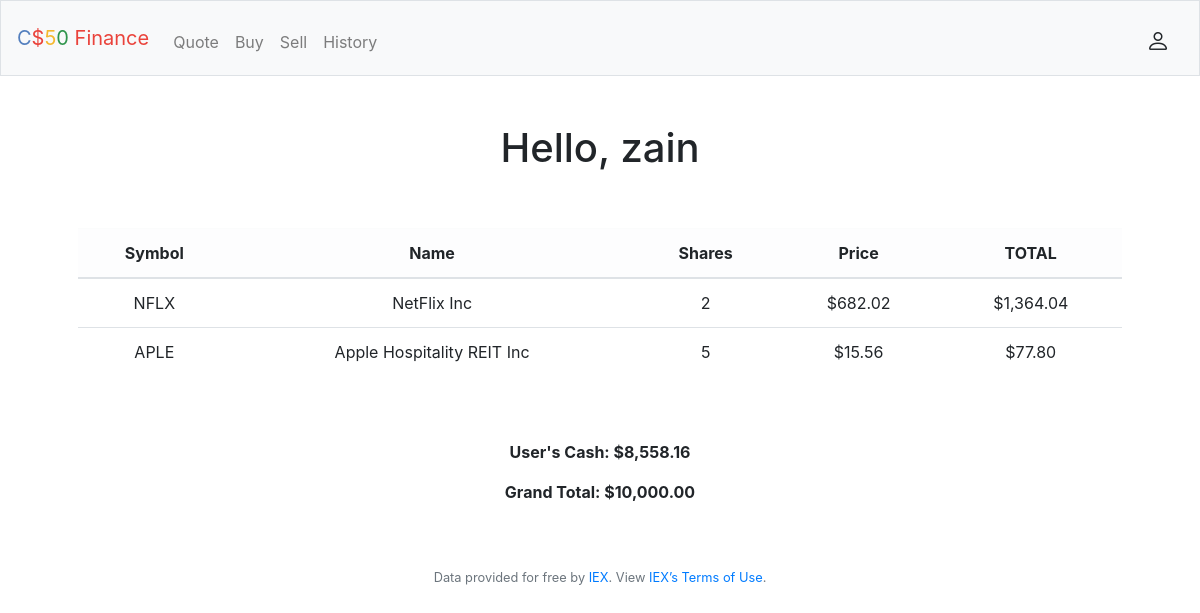
The page / (signed in) on the database its author committed.
### tables this page shows
CREATE TABLE users (id INTEGER, username TEXT NOT NULL, hash TEXT NOT NULL, cash NUMERIC NOT NULL DEFAULT 10000.00, PRIMARY KEY(id));

CREATE TABLE stocks (stock_id INTEGER, stock_name TEXT NOT NULL, stock_number TEXT NOT NULL, symbol TEXT NOT NULL, id INTEGER, price INTEGER, total_price INTEGER, time TIMESTAMP not null default current_timestamp, PRIMARY KEY(stock_id), FOREIGN KEY(id) REFERENCES users(id));

### application.py (the view)
@app.route("/")
@login_required
def index():
    name = db.execute('SELECT username FROM users WHERE id = ?', session['user_id'])
    stock_data = db.execute('SELECT * FROM stocks WHERE id = ?', session['user_id'])
    cash_sum = db.execute('SELECT sum(total_price) FROM stocks WHERE id = ?', session['user_id'])
    user_cash = db.execute('SELECT cash FROM users WHERE id = ?', session['user_id'])
    if not cash_sum[0]['sum(total_price)'] == None:
        grand_total = float(cash_sum[0]['sum(total_price)']) + user_cash[0]['cash']
    else:
        grand_total = user_cash[0]['cash']
    return render_template('index.html', name=name, stocks=stock_data, user_cash=user_cash, grand=grand_total)

### application.py (called while the page is built)
@app.after_request
def after_request(response):
    response.headers["Cache-Control"] = "no-cache, no-store, must-revalidate"
    response.headers["Expires"] = 0
    response.headers["Pragma"] = "no-cache"
    return response

### helpers.py (called while the page is built)
def login_required(f):
    @wraps(f)
    def decorated_function(*args, **kwargs):
        if session.get("user_id") is None:
            return redirect("/login")
        return f(*args, **kwargs)
    return decorated_function

def usd(value):
    return f"${value:,.2f}"

### templates/index.html (shortened to what this page needs)
{% extends "layout.html" %}
    {% block main %}
    <h1>Hello, {{ name[0]['username'] }}</h1><br><br>
    <table class="table">
        <thead class="table-light">
            <tr>
                <th>Symbol</th>
                <th>Name</th>
                <th>Shares</th>
                <th>Price</th>
                <th>TOTAL</th>
            </tr>
        </thead>
        <tbody>
            {% for data in stocks %}
                <tr>
                    <td>{{ data.symbol }}</td>
                    <td>{{ data.stock_name }}</td>
                    <td>{{ data.stock_number }}</td>
                    <td>{{ data.price | usd}}</td>
                    <td>{{ data.total_price | usd}}</td>
                </tr>
            {% endfor %}
        </tbody>
        </table><br><br>
        <div style="text-align:center;">
            <p class='font-weight-bold'>User's Cash: {{ user_cash[0]['cash'] | usd }}</p>
            <p class="font-weight-bold">Grand Total: {{ grand | usd }}</p>
        </div>
{% endblock %}

### templates/layout.html (shortened to what this page needs)
<!DOCTYPE html>
<html lang="en">
    <head>
        <link rel="stylesheet" href="https://cdn.jsdelivr.net/npm/bootstrap@4.5.3/dist/css/bootstrap.min.css">
        <link href="/static/styles.css" rel="stylesheet">
        <link href="/static/profile.css", rel="stylesheet">
        <link rel="stylesheet" href="https://cdn.jsdelivr.net/npm/bootstrap-icons@1.3.0/font/bootstrap-icons.css">
    </head>
    <body>
        <nav class="navbar navbar-expand-md navbar-light bg-light border">
            <a class="navbar-brand" href="/"><span class="blue">C</span><span class="red">$</span><span class="yellow">5</span><span class="green">0</span> <span class="red">Finance</span></a>
            <div class="collapse navbar-collapse" id="navbar">
                {% if session.user_id %}
                    <ul class="navbar-nav mr-auto mt-2">
                        <li class="nav-item"><a class="nav-link" href="/quote">Quote</a></li>
                        <li class="nav-item"><a class="nav-link" href="/buy">Buy</a></li>
                        <li class="nav-item"><a class="nav-link" href="/sell">Sell</a></li>
                        <li class="nav-item"><a class="nav-link" href="/history">History</a></li>
                    </ul>
                    <ul class="navbar-nav ml-auto mt-2">
                        <div class='btn-group dropleft'>
                            <a type='button' class='btn btn-default' id="navbarDropdownMenuLink" data-toggle="dropdown" aria-haspopup="true" aria-expanded="false">
                                <i class='bi bi-person' style='font-size: 1.5em;'></i>
                            </a>
                        </div>
                    </ul>
                {% else %}
                    <ul class="navbar-nav ml-auto mt-2">
                        <li class="nav-item"><a class="nav-link" href="/register">Register</a></li>
                        <li class="nav-item"><a class="nav-link" href="/login">Log In</a></li>
                    </ul>
                {% endif %}
            </div>
        </nav>
        <main class="container p-5">
            {% block main %}{% endblock %}
        </main>
        <footer class="small text-center text-muted">
            Data provided for free by <a href="https://iextrading.com/developer">IEX</a>. View <a href="https://iextrading.com/api-exhibit-a/">IEX’s Terms of Use</a>.
        </footer>
    </body>
</html>

### static/styles.css (style rules this page uses)
nav .navbar-brand .blue { color: #537fbe; }
nav .navbar-brand .red { color: #ea433b; }
nav .navbar-brand .yellow { color: #f5b82e; }
nav .navbar-brand .green { color: #2e944b; }
main { overflow-x: auto; text-align: center; }

### static/profile.css (style rules this page uses)
.text-muted { color: #919aa3 }

### rows shown on the page
users: username "zain", cash "$8,558.16"
stocks: symbol "NFLX", stock_name "NetFlix Inc", stock_number "2", price "$682.02", total_price "$1,364.04"
stocks: symbol "APLE", stock_name "Apple Hospitality REIT Inc", stock_number "5", price "$15.56", total_price "$77.80"

### other values the page prints
{{ grand | usd }} "$10,000.00"
